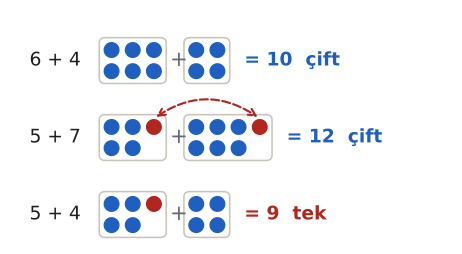

The Python source for this figure:
import sys; sys.path.insert(0, "tools")
from cizim import *

# Çift sayı = noktalar ikişerli eşleşir. Tek sayıda bir nokta (kırmızı) eşsiz kalır.
SATIRLAR = [(6, 4), (5, 7), (5, 4)]
fig, ax = sekil(6, 4.2)
ax.axis("off"); ax.set_aspect("equal")
ARA = 0.55

def grup(x0, y0, n):
    """n noktayı iki sıra halinde çizer; eşsiz kalan son nokta kırmızı. Bitiş x'ini ve eşsiz noktayı döndürür."""
    cift = n // 2
    for i in range(cift):
        for j in range(2):
            ax.plot(x0 + i * ARA, y0 - j * ARA, "o", color=MAVI, markersize=11)
    eşsiz = None
    if n % 2:
        eşsiz = (x0 + cift * ARA, y0)
        ax.plot(*eşsiz, "o", color=KIRMIZI, markersize=11)
    genislik = (cift + (n % 2)) * ARA
    ax.add_patch(patches.FancyBboxPatch((x0 - 0.3, y0 - ARA - 0.3), genislik + 0.05, ARA + 0.6,
                 boxstyle="round,pad=0.02,rounding_size=0.15", fill=False, edgecolor=CIZGI, lw=1.2))
    return x0 + genislik, eşsiz

for k, (a, b) in enumerate(SATIRLAR):
    y = -k * 2.0
    ax.text(-0.5, y - ARA / 2, f"{a} + {b}", ha="right", va="center", fontsize=14)
    x1, e1 = grup(0.3, y, a)
    ax.text(x1 + 0.1, y - ARA / 2, "+", ha="center", va="center", fontsize=16, color=SOLUK)
    x2, e2 = grup(x1 + 0.55, y, b)
    toplam = a + b
    renk = MAVI if toplam % 2 == 0 else KIRMIZI
    ax.text(x2 + 0.15, y - ARA / 2, f"= {toplam}  {'çift' if toplam % 2 == 0 else 'tek'}",
            ha="left", va="center", fontsize=14, color=renk, fontweight="bold")
    if e1 and e2:
        ax.annotate("", xy=(e2[0], e2[1] + 0.22), xytext=(e1[0], e1[1] + 0.22),
                    arrowprops=dict(arrowstyle="<->", color=KIRMIZI, lw=1.6, linestyle="--",
                                    connectionstyle="arc3,rad=-0.35"))
ax.set_xlim(-2.4, 9.2); ax.set_ylim(-5.1, 1.1)
kaydet(fig, __file__)
